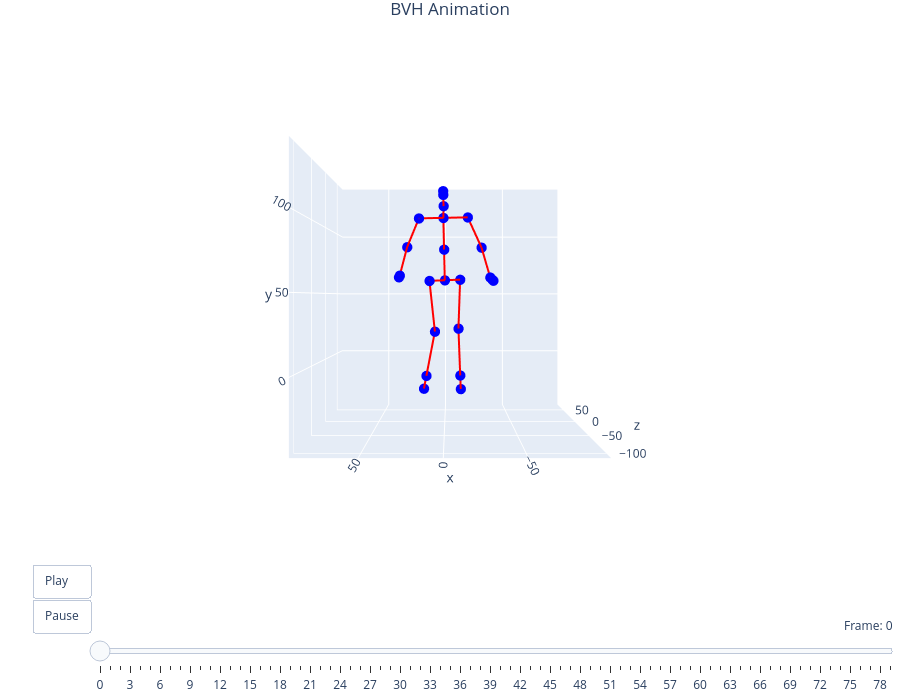

The cell this chart's notebook holds for it:
### Code cell
filename = "shrug"
viewer = preview_bvh(f'bvh/{filename}.bvh', True, True)

### Figure 1 — Plotly figure (JSON) as saved in the notebook; plotly's stock layout.template omitted (floating-point values rounded to 4 significant figures)
{"data": [{"hoverinfo": "text", "marker": {"color": "blue", "size": 6}, "mode": "markers", "showlegend": false, "text": ["Hips", "Spine", "Chest", "Neck", "Head", "Head_end", "LeftShoulder", "LeftArm", "LeftForeArm", "LeftHand", "LeftHand_end", "RightShoulder", "RightArm", "RightForeArm", "RightHand", "RightHand_end", "LeftUpLeg", "LeftLeg", "LeftFoot", "LeftFoot_end", "RightUpLeg", "RightLeg", "RightFoot", "RightFoot_end"], "type": "scatter3d", "x": [0, 0.4894, 0.9113, 0.7433, 0.9334, 0.9901, 18.75, 27.5, 32.28, 33.19, 33.46, -16.93, -27.33, -33.38, -35.45, -36.07, 11.66, 7.668, 14.76, 16.89, -11.66, -10.47, -12.08, -12.57], "y": [60, 82.66, 105.1, 113.1, 120.1, 122.4, 104.6, 83.87, 62.72, 61.95, 61.72, 105.5, 83.97, 61.61, 59.92, 59.42, 59.52, 20.73, -15.11, -25.86, 60.48, 22.85, -15.17, -26.58], "z": [0, -9.337, -19.3, -23.49, -31.08, -33.16, -20.04, -17.13, -25.58, -20.21, -18.6, -18.57, -11.56, -17.81, -12.85, -11.36, -1.0, 5.008, 20.2, 24.76, 1.0, 9.338, 23.4, 27.62]}, {"hoverinfo": "none", "line": {"color": "red", "width": 4}, "mode": "lines", "showlegend": false, "type": "scatter3d", "x": [0.4894, 0, null, 0.9113, 0.4894, null, 0.7433, 0.9113, null, 0.9334, 0.7433, null, 0.9901, 0.9334, null, 18.75, 0.9113, null, 27.5, 18.75, null, 32.28, 27.5, null, 33.19, 32.28, null, 33.46, 33.19, null, -16.93, 0.9113, null, -27.33, -16.93, null, -33.38, -27.33, null, -35.45, -33.38, null, -36.07, -35.45, null, 11.66, 0, null, 7.668, 11.66, null, 14.76, 7.668, null, 16.89, 14.76, null, -11.66, 0, null, -10.47, -11.66, null, -12.08, -10.47, null, -12.57, -12.08, null], "y": [82.66, 60, null, 105.1, 82.66, null, 113.1, 105.1, null, 120.1, 113.1, null, 122.4, 120.1, null, 104.6, 105.1, null, 83.87, 104.6, null, 62.72, 83.87, null, 61.95, 62.72, null, 61.72, 61.95, null, 105.5, 105.1, null, 83.97, 105.5, null, 61.61, 83.97, null, 59.92, 61.61, null, 59.42, 59.92, null, 59.52, 60, null, 20.73, 59.52, null, -15.11, 20.73, null, -25.86, -15.11, null, 60.48, 60, null, 22.85, 60.48, null, -15.17, 22.85, null, -26.58, -15.17, null], "z": [-9.337, 0, null, -19.3, -9.337, null, -23.49, -19.3, null, -31.08, -23.49, null, -33.16, -31.08, null, -20.04, -19.3, null, -17.13, -20.04, null, -25.58, -17.13, null, -20.21, -25.58, null, -18.6, -20.21, null, -18.57, -19.3, null, -11.56, -18.57, null, -17.81, -11.56, null, -12.85, -17.81, null, -11.36, -12.85, null, -1.0, 0, null, 5.008, -1.0, null, 20.2, 5.008, null, 24.76, 20.2, null, 1.0, 0, null, 9.338, 1.0, null, 23.4, 9.338, null, 27.62, 23.4, null]}], "layout": {"height": 700, "margin": {"b": 0, "l": 0, "r": 0, "t": 30}, "scene": {"aspectmode": "cube", "camera": {"center": {"x": 0, "y": 0, "z": 0}, "eye": {"x": 0, "y": 0, "z": -2.5}, "up": {"x": 0, "y": 1, "z": 0}}, "xaxis": {"range": [-98.49, 90.62]}, "yaxis": {"range": [-47.29, 141.8]}, "zaxis": {"range": [-111.8, 77.33]}}, "sliders": [{"active": 0, "currentvalue": {"prefix": "Frame: ", "visible": true, "xanchor": "right"}, "len": 0.9, "pad": {"b": 10, "t": 50}, "steps": [{"args": [["frame_0"], {"frame": {"duration": 0, "redraw": true}, "mode": "immediate"}], "label": "0", "method": "animate"}, {"args": [["frame_1"], {"frame": {"duration": 0, "redraw": true}, "mode": "immediate"}], "label": "1", "method": "animate"}, {"args": [["frame_2"], {"frame": {"duration": 0, "redraw": true}, "mode": "immediate"}], "label": "2", "method": "animate"}, {"args": [["frame_3"], {"frame": {"duration": 0, "redraw": true}, "mode": "immediate"}], "label": "3", "method": "animate"}, {"args": [["frame_4"], {"frame": {"duration": 0, "redraw": true}, "mode": "immediate"}], "label": "4", "method": "animate"}, {"args": [["frame_5"], {"frame": {"duration": 0, "redraw": true}, "mode": "immediate"}], "label": "5", "method": "animate"}, {"args": [["frame_6"], {"frame": {"duration": 0, "redraw": true}, "mode": "immediate"}], "label": "6", "method": "animate"}, {"args": [["frame_7"], {"frame": {"duration": 0, "redraw": true}, "mode": "immediate"}], "label": "7", "method": "animate"}, {"args": [["frame_8"], {"frame": {"duration": 0, "redraw": true}, "mode": "immediate"}], "label": "8", "method": "animate"}, {"args": [["frame_9"], {"frame": {"duration": 0, "redraw": true}, "mode": "immediate"}], "label": "9", "method": "animate"}, {"args": [["frame_10"], {"frame": {"duration": 0, "redraw": true}, "mode": "immediate"}], "label": "10", "method": "animate"}, {"args": [["frame_11"], {"frame": {"duration": 0, "redraw": true}, "mode": "immediate"}], "label": "11", "method": "animate"}, {"args": [["frame_12"], {"frame": {"duration": 0, "redraw": true}, "mode": "immediate"}], "label": "12", "method": "animate"}, {"args": [["frame_13"], {"frame": {"duration": 0, "redraw": true}, "mode": "immediate"}], "label": "13", "method": "animate"}, {"args": [["frame_14"], {"frame": {"duration": 0, "redraw": true}, "mode": "immediate"}], "label": "14", "method": "animate"}, {"args": [["frame_15"], {"frame": {"duration": 0, "redraw": true}, "mode": "immediate"}], "label": "15", "method": "animate"}, {"args": [["frame_16"], {"frame": {"duration": 0, "redraw": true}, "mode": "immediate"}], "label": "16", "method": "animate"}, {"args": [["frame_17"], {"frame": {"duration": 0, "redraw": true}, "mode": "immediate"}], "label": "17", "method": "animate"}, {"args": [["frame_18"], {"frame": {"duration": 0, "redraw": true}, "mode": "immediate"}], "label": "18", "method": "animate"}, {"args": [["frame_19"], {"frame": {"duration": 0, "redraw": true}, "mode": "immediate"}], "label": "19", "method": "animate"}, {"args": [["frame_20"], {"frame": {"duration": 0, "redraw": true}, "mode": "immediate"}], "label": "20", "method": "animate"}, {"args": [["frame_21"], {"frame": {"duration": 0, "redraw": true}, "mode": "immediate"}], "label": "21", "method": "animate"}, {"args": [["frame_22"], {"frame": {"duration": 0, "redraw": true}, "mode": "immediate"}], "label": "22", "method": "animate"}, {"args": [["frame_23"], {"frame": {"duration": 0, "redraw": true}, "mode": "immediate"}], "label": "23", "method": "animate"}, {"args": [["frame_24"], {"frame": {"duration": 0, "redraw": true}, "mode": "immediate"}], "label": "24", "method": "animate"}, {"args": [["frame_25"], {"frame": {"duration": 0, "redraw": true}, "mode": "immediate"}], "label": "25", "method": "animate"}, {"args": [["frame_26"], {"frame": {"duration": 0, "redraw": true}, "mode": "immediate"}], "label": "26", "method": "animate"}, {"args": [["frame_27"], {"frame": {"duration": 0, "redraw": true}, "mode": "immediate"}], "label": "27", "method": "animate"}, {"args": [["frame_28"], {"frame": {"duration": 0, "redraw": true}, "mode": "immediate"}], "label": "28", "method": "animate"}, {"args": [["frame_29"], {"frame": {"duration": 0, "redraw": true}, "mode": "immediate"}], "label": "29", "method": "animate"}, {"args": [["frame_30"], {"frame": {"duration": 0, "redraw": true}, "mode": "immediate"}], "label": "30", "method": "animate"}, {"args": [["frame_31"], {"frame": {"duration": 0, "redraw": true}, "mode": "immediate"}], "label": "31", "method": "animate"}, {"args": [["frame_32"], {"frame": {"duration": 0, "redraw": true}, "mode": "immediate"}], "label": "32", "method": "animate"}, {"args": [["frame_33"], {"frame": {"duration": 0, "redraw": true}, "mode": "immediate"}], "label": "33", "method": "animate"}, {"args": [["frame_34"], {"frame": {"duration": 0, "redraw": true}, "mode": "immediate"}], "label": "34", "method": "animate"}, {"args": [["frame_35"], {"frame": {"duration": 0, "redraw": true}, "mode": "immediate"}], "label": "35", "method": "animate"}, {"args": [["frame_36"], {"frame": {"duration": 0, "redraw": true}, "mode": "immediate"}], "label": "36", "method": "animate"}, {"args": [["frame_37"], {"frame": {"duration": 0, "redraw": true}, "mode": "immediate"}], "label": "37", "method": "animate"}, {"args": [["frame_38"], {"frame": {"duration": 0, "redraw": true}, "mode": "immediate"}], "label": "38", "method": "animate"}, {"args": [["frame_39"], {"frame": {"duration": 0, "redraw": true}, "mode": "immediate"}], "label": "39", "method": "animate"}, {"args": [["frame_40"], {"frame": {"duration": 0, "redraw": true}, "mode": "immediate"}], "label": "40", "method": "animate"}, {"args": [["frame_41"], {"frame": {"duration": 0, "redraw": true}, "mode": "immediate"}], "label": "41", "method": "animate"}, {"args": [["frame_42"], {"frame": {"duration": 0, "redraw": true}, "mode": "immediate"}], "label": "42", "method": "animate"}, {"args": [["frame_43"], {"frame": {"duration": 0, "redraw": true}, "mode": "immediate"}], "label": "43", "method": "animate"}, {"args": [["frame_44"], {"frame": {"duration": 0, "redraw": true}, "mode": "immediate"}], "label": "44", "method": "animate"}, {"args": [["frame_45"], {"frame": {"duration": 0, "redraw": true}, "mode": "immediate"}], "label": "45", "method": "animate"}, {"args": [["frame_46"], {"frame": {"duration": 0, "redraw": true}, "mode": "immediate"}], "label": "46", "method": "animate"}, {"args": [["frame_47"], {"frame": {"duration": 0, "redraw": true}, "mode": "immediate"}], "label": "47", "method": "animate"}, {"args": [["frame_48"], {"frame": {"duration": 0, "redraw": true}, "mode": "immediate"}], "label": "48", "method": "animate"}, {"args": [["frame_49"], {"frame": {"duration": 0, "redraw": true}, "mode": "immediate"}], "label": "49", "method": "animate"}, {"args": [["frame_50"], {"frame": {"duration": 0, "redraw": true}, "mode": "immediate"}], "label": "50", "method": "animate"}, {"args": [["frame_51"], {"frame": {"duration": 0, "redraw": true}, "mode": "immediate"}], "label": "51", "method": "animate"}, {"args": [["frame_52"], {"frame": {"duration": 0, "redraw": true}, "mode": "immediate"}], "label": "52", "method": "animate"}, {"args": [["frame_53"], {"frame": {"duration": 0, "redraw": true}, "mode": "immediate"}], "label": "53", "method": "animate"}, {"args": [["frame_54"], {"frame": {"duration": 0, "redraw": true}, "mode": "immediate"}], "label": "54", "method": "animate"}, {"args": [["frame_55"], {"frame": {"duration": 0, "redraw": true}, "mode": "immediate"}], "label": "55", "method": "animate"}, {"args": [["frame_56"], {"frame": {"duration": 0, "redraw": true}, "mode": "immediate"}], "label": "56", "method": "animate"}, {"args": [["frame_57"], {"frame": {"duration": 0, "redraw": true}, "mode": "immediate"}], "label": "57", "method": "animate"}, {"args": [["frame_58"], {"frame": {"duration": 0, "redraw": true}, "mode": "immediate"}], "label": "58", "method": "animate"}, {"args": [["frame_59"], {"frame": {"duration": 0, "redraw": true}, "mode": "immediate"}], "label": "59", "method": "animate"}, {"args": [["frame_60"], {"frame": {"duration": 0, "redraw": true}, "mode": "immediate"}], "label": "60", "method": "animate"}, {"args": [["frame_61"], {"frame": {"duration": 0, "redraw": true}, "mode": "immediate"}], "label": "61", "method": "animate"}, {"args": [["frame_62"], {"frame": {"duration": 0, "redraw": true}, "mode": "immediate"}], "label": "62", "method": "animate"}, {"args": [["frame_63"], {"frame": {"duration": 0, "redraw": true}, "mode": "immediate"}], "label": "63", "method": "animate"}, {"args": [["frame_64"], {"frame": {"duration": 0, "redraw": true}, "mode": "immediate"}], "label": "64", "method": "animate"}, {"args": [["frame_65"], {"frame": {"duration": 0, "redraw": true}, "mode": "immediate"}], "label": "65", "method": "animate"}, {"args": [["frame_66"], {"frame": {"duration": 0, "redraw": true}, "mode": "immediate"}], "label": "66", "method": "animate"}, {"args": [["frame_67"], {"frame": {"duration": 0, "redraw": true}, "mode": "immediate"}], "label": "67", "method": "animate"}, {"args": [["frame_68"], {"frame": {"duration": 0, "redraw": true}, "mode": "immediate"}], "label": "68", "method": "animate"}, {"args": [["frame_69"], {"frame": {"duration": 0, "redraw": true}, "mode": "immediate"}], "label": "69", "method": "animate"}, {"args": [["frame_70"], {"frame": {"duration": 0, "redraw": true}, "mode": "immediate"}], "label": "70", "method": "animate"}, {"args": [["frame_71"], {"frame": {"duration": 0, "redraw": true}, "mode": "immediate"}], "label": "71", "method": "animate"}, {"args": [["frame_72"], {"frame": {"duration": 0, "redraw": true}, "mode": "immediate"}], "label": "72", "method": "animate"}, {"args": [["frame_73"], {"frame": {"duration": 0, "redraw": true}, "mode": "immediate"}], "label": "73", "method": "animate"}, {"args": [["frame_74"], {"frame": {"duration": 0, "redraw": true}, "mode": "immediate"}], "label": "74", "method": "animate"}, {"args": [["frame_75"], {"frame": {"duration": 0, "redraw": true}, "mode": "immediate"}], "label": "75", "method": "animate"}, {"args": [["frame_76"], {"frame": {"duration": 0, "redraw": true}, "mode": "immediate"}], "label": "76", "method": "animate"}, {"args": [["frame_77"], {"frame": {"duration": 0, "redraw": true}, "mode": "immediate"}], "label": "77", "method": "animate"}, {"args": [["frame_78"], {"frame": {"duration": 0, "redraw": true}, "mode": "immediate"}], "label": "78", "method": "animate"}, {"args": [["frame_79"], {"frame": {"duration": 0, "redraw": true}, "mode": "immediate"}], "label": "79", "method": "animate"}], "x": 0.1, "xanchor": "left", "y": 0, "yanchor": "top"}], "title": {"text": "BVH Animation", "x": 0.5, "xanchor": "center"}, "updatemenus": [{"buttons": [{"args": [null, {"frame": {"duration": 83, "redraw": true}, "fromcurrent": true, "mode": "immediate"}], "label": "Play", "method": "animate"}, {"args": [[null], {"frame": {"duration": 0, "redraw": false}, "mode": "immediate"}], "label": "Pause", "method": "animate"}], "showactive": false, "type": "buttons", "x": 0.1, "xanchor": "right", "y": 0, "yanchor": "top"}]}}
